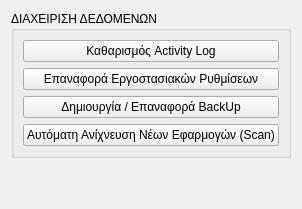
            <widget class="QWidget" name="tab_4">
             <attribute name="title">
              <string>Συντήρηση</string>
             </attribute>
             <layout class="QVBoxLayout" name="verticalLayout_37">
              <item>
               <widget class="QGroupBox" name="group_dataMaintenance">
                <property name="title">
                 <string>ΔΙΑΧΕΙΡΙΣΗ ΔΕΔΟΜΕΝΩΝ</string>
                </property>
                <layout class="QVBoxLayout" name="verticalLayout_38">
                 <item>
                  <widget class="QPushButton" name="btn_clearActivityLog">
                   <property name="text">
                    <string>Καθαρισμός Activity Log</string>
                   </property>
                  </widget>
                 </item>
                 <item>
                  <widget class="QPushButton" name="btn_resetDefaults">
                   <property name="text">
                    <string>Επαναφορά Εργοστασιακών Ρυθμίσεων</string>
                   </property>
                  </widget>
                 </item>
                 <item>
                  <widget class="QPushButton" name="btn_backupApps">
                   <property name="text">
                    <string>Δημιουργία / Επαναφορά BackUp</string>
                   </property>
                  </widget>
                 </item>
                 <item>
                  <widget class="QPushButton" name="btn_scanAndRepair">
                   <property name="text">
                    <string>Αυτόματη Ανίχνευση Νέων Εφαρμογών (Scan)</string>
                   </property>
                  </widget>
                 </item>
                </layout>
               </widget>
              </item>
              <item>
               <spacer name="verticalSpacer_7">
                <property name="orientation">
                 <enum>Qt::Vertical</enum>
                </property>
                <property name="sizeHint" stdset="0">
                 <size>
                  <width>20</width>
                  <height>40</height>
                 </size>
                </property>
               </spacer>
              </item>
             </layout>
            </widget>
